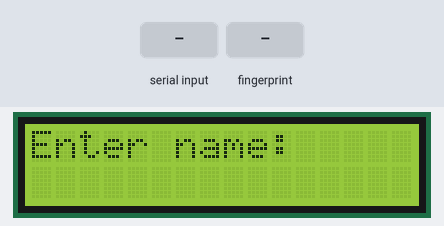
A sketch run on a simulated Arduino Mega 2560, built with avr-gcc and run on an emulated ATmega2560. Parts: 16×2 character LCD. The test bench sets the inputs (shaded band). EEPROM starts erased; what the sketch prints to the serial monitor is not drawn.

Above: at 2.3 s.
2.4 s: "1\n" received over Serial
At 3.6 s:
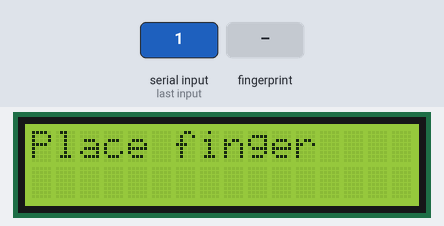
3.9 s: finger stored as number 1 placed on the sensor
At 4.8 s:
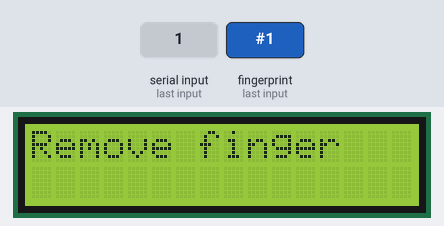
6.9 s: finger stored as number 1 placed on the sensor
At 7.21 s:
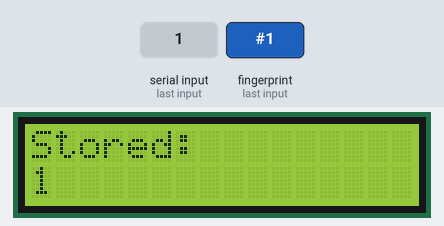
8.7 s: "0\n" received over Serial
At 9.6 s:
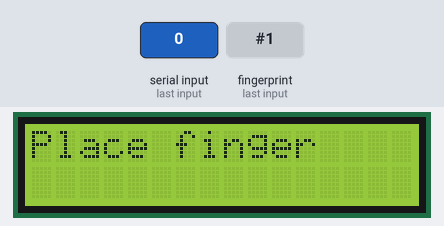
Timing chart, 0 to 11.2 s (numbered marks = the images above; inputs shaded):
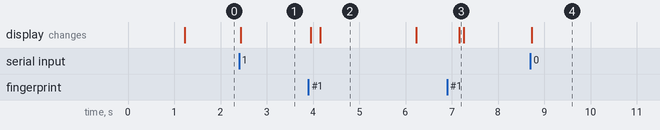

Measured:
- after the input at 2.4 s, the display: changes at once (image 1)
- after the input at 3.9 s, the display: first changes after 0.05 s (image 2 shows a later state)
- after the input at 6.9 s, the display: changes after 0.27 s (image 3)
- after the input at 8.7 s, the display: changes at once (image 4)
- what the display in image 2 shows lasts 2.0 s, from 4.2 s to 6.2 s

The sketch:

enroll.ino
```cpp
#include <Adafruit_Fingerprint.h>
#include <Wire.h>
#include <LiquidCrystal_I2C.h>
#include <EEPROM.h>

LiquidCrystal_I2C lcd(0x27, 16, 2);

#if (defined(__AVR__) || defined(ESP8266)) && !defined(__AVR_ATmega2560__)
SoftwareSerial mySerial(2, 3);
#else
#define mySerial Serial1
#endif

Adafruit_Fingerprint finger = Adafruit_Fingerprint(&mySerial);
uint8_t nextID = 1; // Track the next available ID

void setup() {
  Serial.begin(9600);
  lcd.begin(16, 2);
  lcd.backlight();
  lcd.print("Initializing...");

  finger.begin(57600);
  delay(100);

  if (finger.verifyPassword()) {
    Serial.println("Fingerprint sensor found!");
    lcd.clear();
    lcd.print("Sensor found!");
  } else {
    Serial.println("Sensor not found :(");
    lcd.clear();
    lcd.print("Sensor not found");
    while (1) { delay(1); }
  }
}

String readString() {
  while (!Serial.available());
  return Serial.readStringUntil('\n');
}

void loop() {
  Serial.println("Ready to enroll a fingerprint!");
  lcd.clear();
  lcd.print("Enroll fingerprint");

  if (nextID >= 128) {
    Serial.println("Storage full.");
    lcd.clear();
    lcd.print("Storage full");
    return;
  }

  Serial.print("Enter name for new entry: ");
  lcd.clear();
  lcd.print("Enter name:");
  String name = readString();

  Serial.print("Enrolling for Name: ");
  Serial.println(name);
  lcd.clear();
  lcd.print("Enrolling for ");
  lcd.print(name);

  if (getFingerprintEnroll(nextID)) {
    storeNameInEEPROM(nextID, name);  // Store name in EEPROM
    nextID++;  // Move to the next available ID only if enrollment is successful
  }
}

uint8_t getFingerprintEnroll(uint8_t id) {
  int p = -1;
  Serial.print("Waiting for finger for ");
  Serial.println(id);
  lcd.clear();
  lcd.print("Place finger");

  while (p != FINGERPRINT_OK) {
    p = finger.getImage();
    if (p == FINGERPRINT_OK) {
      lcd.clear();
      lcd.print("Image taken");
      break;
    } else if (p == FINGERPRINT_NOFINGER) {
      delay(100);
    } else {
      return p;
    }
  }

  p = finger.image2Tz(1);
  if (p != FINGERPRINT_OK) return p;

  Serial.println("Remove finger");
  lcd.clear();
  lcd.print("Remove finger");
  delay(2000);

  p = 0;
  while (p != FINGERPRINT_NOFINGER) {
    p = finger.getImage();
  }

  Serial.println("Place same finger again");
  lcd.clear();
  lcd.print("Place again");

  while (p != FINGERPRINT_OK) {
    p = finger.getImage();
  }

  p = finger.image2Tz(2);
  if (p != FINGERPRINT_OK) return p;

  p = finger.createModel();
  if (p != FINGERPRINT_OK) return p;

  p = finger.storeModel(id);
  if (p == FINGERPRINT_OK) {
    Serial.print("Stored! Name: ");
    Serial.println(id);
    lcd.clear();
    lcd.print("Stored: ");
    lcd.setCursor(0, 1);
    lcd.print(id);
  } else {
    Serial.println("Error storing fingerprint.");
    lcd.clear();
    lcd.print("Store error");
    return p;
  }

  return true;
}

void storeNameInEEPROM(uint8_t id, String name) {
  int address = id * 20; // Reserve 20 bytes per name in EEPROM
  for (int i = 0; i < 20; i++) {
    if (i < name.length()) {
      EEPROM.write(address + i, name[i]);
    } else {
      EEPROM.write(address + i, 0); // Pad remaining bytes with nulls
    }
  }
  Serial.print("Stored name in EEPROM: ");
  Serial.println(name);  // Debugging output
}
```
